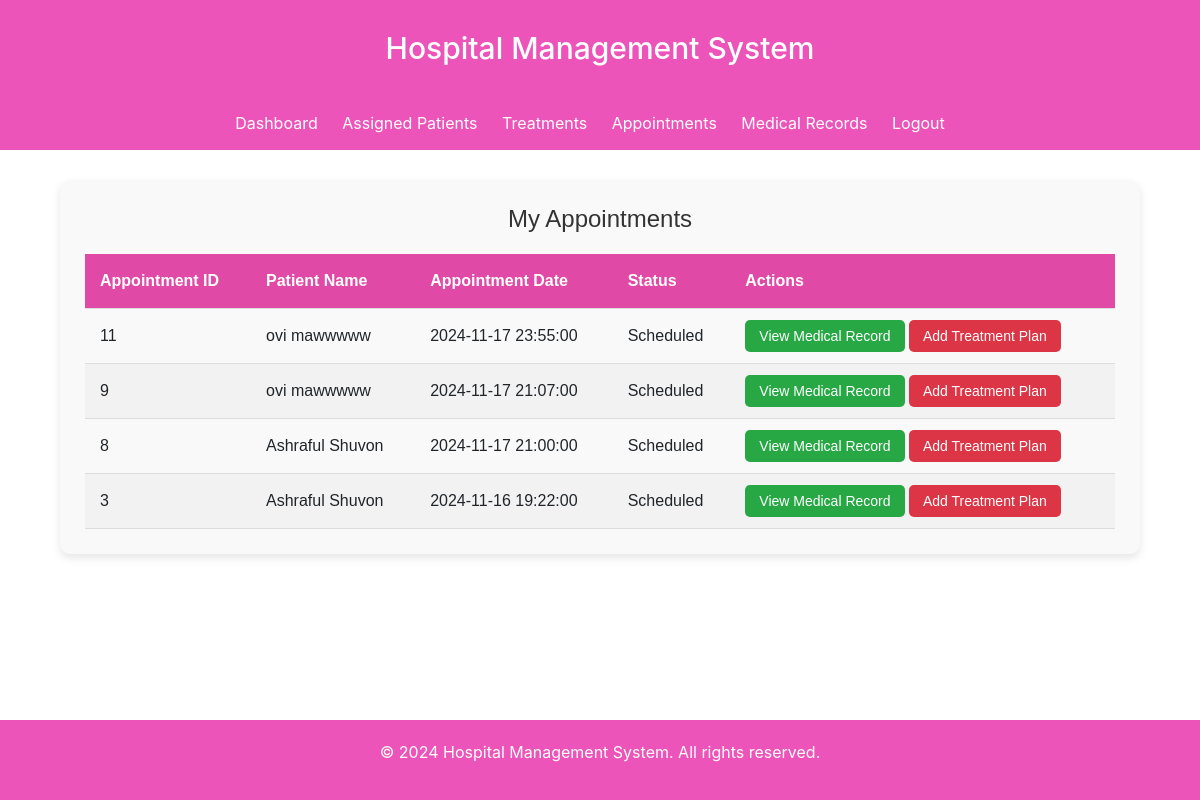
Page /doctor/view_appointments.php (signed in) on the committed database.
### tables this page shows
CREATE TABLE `appointments` (
  `appointment_id` int(11) NOT NULL,
  `patient_id` int(11) NOT NULL,
  `doctor_id` int(11) NOT NULL,
  `appointment_date` datetime NOT NULL,
  `status` varchar(20) NOT NULL
);

CREATE TABLE `patients` (
  `patient_id` int(11) NOT NULL,
  `first_name` varchar(100) NOT NULL,
  `last_name` varchar(100) NOT NULL,
  `date_of_birth` date NOT NULL,
  `gender` enum('Male','Female','Other') NOT NULL,
  `contact_number` varchar(15) NOT NULL,
  `email` varchar(150) NOT NULL,
  `address` text NOT NULL,
  `username` varchar(50) NOT NULL,
  `password` varchar(255) NOT NULL,
  `created_at` timestamp NOT NULL DEFAULT current_timestamp()
);

### doctor/view_appointments.php (the view, shortened to what this page needs)
<?php
include '../config/db.php';
include '../includes/doctorNav.php';
$doctor_id = $_SESSION['doctor_id'];
?>
<div class="common-container">
    <h2>My Appointments</h2>
    <table class="common-table">
        <thead>
            <tr>
                <th>Appointment ID</th>
                <th>Patient Name</th>
                <th>Appointment Date</th>
                <th>Status</th>
                <th>Actions</th>
            </tr>
        </thead>
        <tbody>
            <?php
            $sql = "SELECT a.appointment_id, p.first_name, p.last_name, a.appointment_date, a.status
                    FROM appointments a
                    INNER JOIN patients p ON a.patient_id = p.patient_id
                    WHERE a.doctor_id = :doctor_id
                    ORDER BY a.appointment_date DESC";
            $stmt = $conn->prepare($sql);
            $stmt->execute(['doctor_id' => $doctor_id]);
            if ($stmt->rowCount() > 0) {
                while ($row = $stmt->fetch(PDO::FETCH_ASSOC)) {
                    echo "<tr>
                        <td>{$row['appointment_id']}</td>
                        <td>{$row['first_name']} {$row['last_name']}</td>
                        <td>{$row['appointment_date']}</td>
                        <td>{$row['status']}</td>
                        <td>
                            <a href='../doctor/view_records.php?appointment_id={$row['appointment_id']}' class='btn-edit'>View Medical Record</a>
                            <a href='../doctor/add_treatment_plan.php?appointment_id={$row['appointment_id']}' class='btn-delete'>Add Treatment Plan</a>
                        </td>
                    </tr>";
                }
            } else {
                echo "<tr><td colspan='5'>No appointments available.</td></tr>";
            }
            ?>
        </tbody>
    </table>
</div>
<?php include '../includes/footer.php'; ?>

### assets/css/styles.css (style rules this page uses)
body { font-family: Arial, sans-serif; margin: 0; padding: 0; background-color: #f4f4f4; }
.common-container { width: 90%; margin: 30px auto; padding: 25px; background-color: #f9f9f9; border-radius: 10px; box-shadow: 0 4px 8px rgba(0, 0, 0, 0.1); font-family: Arial, sans-serif; }
.common-container h2 { margin-bottom: 20px; font-size: 24px; color: #333; text-align: center; }
.common-table { width: 100%; border-collapse: collapse; margin-top: 20px; overflow-x: auto; }
.common-table thead { background-color: #e04aa6; color: white; }
.common-table th, .common-table td { padding: 15px; text-align: left; border-bottom: 1px solid #ddd; }
.common-table tbody tr:nth-child(even) { background-color: #f2f2f2; }
.btn-edit, .btn-delete { padding: 8px 14px; border-radius: 5px; text-decoration: none; color: white; font-size: 14px; transition: background-color 0.3s ease; }
.btn-edit { background-color: #28a745; }
.btn-delete { background-color: #dc3545; }

### rows in the picture
appointments: appointment_id "11", patient.first_name "ovi", patient.last_name "mawwwww", appointment_date "2024-11-17 23:55:00", status "Scheduled"
appointments: appointment_id "9", patient.first_name "ovi", patient.last_name "mawwwww", appointment_date "2024-11-17 21:07:00", status "Scheduled"
appointments: appointment_id "8", patient.first_name "Ashraful", patient.last_name "Shuvon", appointment_date "2024-11-17 21:00:00", status "Scheduled"
appointments: appointment_id "3", patient.first_name "Ashraful", patient.last_name "Shuvon", appointment_date "2024-11-16 19:22:00", status "Scheduled"
